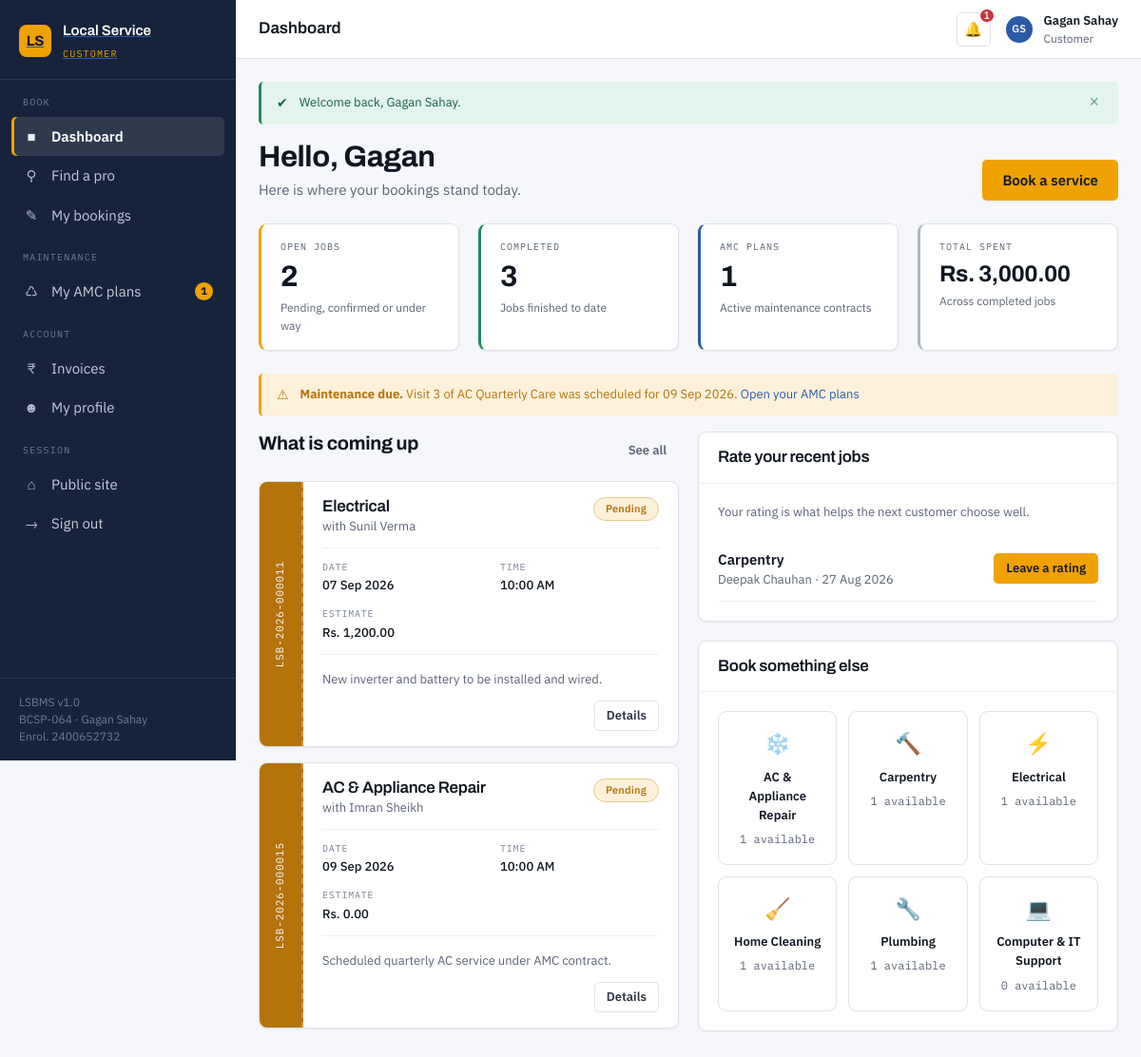
/customer/dashboard.php (signed in), run on the app's committed database.
### tables this page shows
CREATE TABLE maintenance_visits (
    visit_id           INT UNSIGNED NOT NULL AUTO_INCREMENT,
    contract_id        INT UNSIGNED NOT NULL,
    booking_id         INT UNSIGNED     NULL COMMENT 'Set when the visit is converted to a booking',
    visit_number       TINYINT UNSIGNED NOT NULL,
    scheduled_date     DATE         NOT NULL,
    completed_date     DATE             NULL,
    status             ENUM('scheduled','due','completed','missed') NOT NULL DEFAULT 'scheduled',
    technician_remarks VARCHAR(255)     NULL,
    created_at         DATETIME     NOT NULL DEFAULT CURRENT_TIMESTAMP,

    PRIMARY KEY (visit_id),
    UNIQUE  KEY uq_visit_contract_no (contract_id, visit_number),
    KEY idx_visit_booking   (booking_id),
    KEY idx_visit_status    (status),
    KEY idx_visit_scheduled (scheduled_date),

    CONSTRAINT fk_visit_contract
        FOREIGN KEY (contract_id) REFERENCES maintenance_contracts (contract_id)
        ON DELETE CASCADE  ON UPDATE CASCADE,
    CONSTRAINT fk_visit_booking
        FOREIGN KEY (booking_id)  REFERENCES bookings (booking_id)
        ON DELETE SET NULL ON UPDATE CASCADE
);

CREATE TABLE maintenance_plans (
    plan_id         INT UNSIGNED NOT NULL AUTO_INCREMENT,
    category_id     INT UNSIGNED NOT NULL,
    plan_name       VARCHAR(120) NOT NULL,
    description     TEXT             NULL,
    frequency       ENUM('monthly','quarterly','half_yearly','yearly') NOT NULL DEFAULT 'quarterly',
    visits_per_year TINYINT UNSIGNED NOT NULL DEFAULT 4,
    price           DECIMAL(10,2) NOT NULL DEFAULT 0.00,
    duration_months TINYINT UNSIGNED NOT NULL DEFAULT 12,
    is_active       TINYINT(1)   NOT NULL DEFAULT 1,
    created_at      DATETIME     NOT NULL DEFAULT CURRENT_TIMESTAMP,

    PRIMARY KEY (plan_id),
    KEY idx_plans_category (category_id),
    CONSTRAINT fk_plans_category
        FOREIGN KEY (category_id) REFERENCES categories (category_id)
        ON DELETE RESTRICT ON UPDATE CASCADE
);

CREATE TABLE bookings (
    booking_id          INT UNSIGNED NOT NULL AUTO_INCREMENT,
    booking_code        VARCHAR(20)  NOT NULL,
    user_id             INT UNSIGNED NOT NULL COMMENT 'The customer raising the request',
    provider_id         INT UNSIGNED NOT NULL,
    service_id          INT UNSIGNED     NULL COMMENT 'NULL when booked directly against a provider',
    booking_date        DATE         NOT NULL,
    booking_time        TIME         NOT NULL,
    duration_minutes    SMALLINT UNSIGNED NOT NULL DEFAULT 60,
    service_address     VARCHAR(255) NOT NULL,
    city                VARCHAR(60)      NULL,
    pincode             VARCHAR(6)       NULL,
    problem_description TEXT             NULL,
    status              ENUM('pending','confirmed','in_progress','completed','cancelled','rejected')
                        NOT NULL DEFAULT 'pending',
    estimated_cost      DECIMAL(10,2) NOT NULL DEFAULT 0.00,
    final_cost          DECIMAL(10,2)     NULL,
    cancellation_reason VARCHAR(255)      NULL,
    is_maintenance      TINYINT(1)   NOT NULL DEFAULT 0 COMMENT '1 = auto-raised by an AMC contract',
    created_at          DATETIME     NOT NULL DEFAULT CURRENT_TIMESTAMP,
    updated_at          DATETIME     NOT NULL DEFAULT CURRENT_TIMESTAMP ON UPDATE CURRENT_TIMESTAMP,

    PRIMARY KEY (booking_id),
    UNIQUE  KEY uq_bookings_code (booking_code),
    KEY idx_bookings_user     (user_id),
    KEY idx_bookings_provider (provider_id),
    KEY idx_bookings_service  (service_id),
    KEY idx_bookings_status   (status),
    KEY idx_bookings_date     (booking_date),
     
     
    KEY idx_bookings_slot     (provider_id, booking_date, booking_time),

    CONSTRAINT fk_bookings_user
        FOREIGN KEY (user_id)     REFERENCES users (user_id)
        ON DELETE CASCADE  ON UPDATE CASCADE,
    CONSTRAINT fk_bookings_provider
        FOREIGN KEY (provider_id) REFERENCES providers (provider_id)
        ON DELETE CASCADE  ON UPDATE CASCADE,
    CONSTRAINT fk_bookings_service
        FOREIGN KEY (service_id)  REFERENCES services (service_id)
        ON DELETE SET NULL ON UPDATE CASCADE
);

CREATE TABLE categories (
    category_id    INT UNSIGNED  NOT NULL AUTO_INCREMENT,
    category_name  VARCHAR(80)   NOT NULL,
    description    VARCHAR(255)      NULL,
    icon           VARCHAR(40)       NULL  COMMENT 'Emoji / icon shown on the landing page',
    is_active      TINYINT(1)    NOT NULL DEFAULT 1,
    created_at     DATETIME      NOT NULL DEFAULT CURRENT_TIMESTAMP,

    PRIMARY KEY (category_id),
    UNIQUE  KEY uq_categories_name (category_name)
);

CREATE TABLE users (
    user_id        INT UNSIGNED  NOT NULL AUTO_INCREMENT,
    full_name      VARCHAR(100)  NOT NULL,
    email          VARCHAR(150)  NOT NULL,
    password_hash  VARCHAR(255)  NOT NULL  COMMENT 'bcrypt output of password_hash(); never plaintext',
    phone          VARCHAR(15)   NOT NULL,
    address        VARCHAR(255)      NULL,
    city           VARCHAR(60)       NULL,
    pincode        VARCHAR(6)        NULL,
    profile_photo  VARCHAR(255)      NULL  COMMENT 'Relative path under assets/uploads/',
    role           ENUM('customer','provider','admin') NOT NULL DEFAULT 'customer',
    status         ENUM('active','suspended')          NOT NULL DEFAULT 'active',
    created_at     DATETIME      NOT NULL DEFAULT CURRENT_TIMESTAMP,
    updated_at     DATETIME      NOT NULL DEFAULT CURRENT_TIMESTAMP ON UPDATE CURRENT_TIMESTAMP,

    PRIMARY KEY (user_id),
    UNIQUE  KEY uq_users_email (email),
    KEY     idx_users_role     (role),
    KEY     idx_users_city     (city)
);

### customer/dashboard.php (the view, shortened to what the rows shown need)
<?php
$pdo    = db();
$userId = current_user_id();
$stmt = $pdo->prepare(
    "SELECT b.*, u.full_name AS provider_name, c.category_name
       FROM bookings b
       JOIN providers  p ON p.provider_id = b.provider_id
       JOIN users      u ON u.user_id     = p.user_id
       JOIN categories c ON c.category_id = p.category_id
      WHERE b.user_id = :uid
        AND b.status IN ('pending','confirmed','in_progress')
      ORDER BY b.booking_date ASC, b.booking_time ASC
      LIMIT 4"
);
$stmt->execute([':uid' => $userId]);
$upcoming = $stmt->fetchAll();
$stmt = $pdo->prepare(
    "SELECT b.booking_id, b.booking_code, b.booking_date, u.full_name AS provider_name, c.category_name
       FROM bookings b
       JOIN providers  p ON p.provider_id = b.provider_id
       JOIN users      u ON u.user_id     = p.user_id
       JOIN categories c ON c.category_id = p.category_id
       LEFT JOIN feedback f ON f.booking_id = b.booking_id
      WHERE b.user_id = :uid
        AND b.status  = 'completed'
        AND f.feedback_id IS NULL
      ORDER BY b.booking_date DESC
      LIMIT 3"
);
$stmt->execute([':uid' => $userId]);
$awaitingReview = $stmt->fetchAll();
$stmt = $pdo->prepare(
    "SELECT v.visit_id, v.visit_number, v.scheduled_date,
            mc.contract_code, mp.plan_name, u.full_name AS provider_name
       FROM maintenance_visits    v
       JOIN maintenance_contracts mc ON mc.contract_id = v.contract_id
       JOIN maintenance_plans     mp ON mp.plan_id     = mc.plan_id
       JOIN providers             p  ON p.provider_id  = mc.provider_id
       JOIN users                 u  ON u.user_id      = p.user_id
      WHERE mc.user_id = :uid
        AND v.status   = 'due'
      ORDER BY v.scheduled_date ASC"
);
$stmt->execute([':uid' => $userId]);
$dueVisits = $stmt->fetchAll();
$categories = $pdo->query(
    "SELECT c.category_id, c.category_name, c.icon, COUNT(p.provider_id) AS n
       FROM categories c
       LEFT JOIN providers p ON p.category_id = c.category_id AND p.verification_status = 'verified'
      WHERE c.is_active = 1
      GROUP BY c.category_id, c.category_name, c.icon
      ORDER BY n DESC, c.category_name
      LIMIT 6"
)->fetchAll();
include __DIR__ . '/../includes/header.php';
?>
<?php if ($dueVisits): ?>
    <div class="alert alert--warning" role="alert">
        <span class="alert__icon">&#9888;</span>
        <span class="alert__text">
            <strong>Maintenance due.</strong>
            <?php foreach ($dueVisits as $v): ?>
                Visit <?= (int) $v['visit_number'] ?> of <?= e($v['plan_name']) ?>
                was scheduled for <?= e(show_date($v['scheduled_date'])) ?>.
            <?php endforeach; ?>
            <a href="<?= e(BASE_URL) ?>customer/maintenance.php">Open your AMC plans</a>
        </span>
    </div>
<?php endif; ?>
<div class="grid grid--2" style="align-items:start">
    <section>
        <div class="page-head" style="margin-bottom:var(--sp-4)">
            <h2 style="font-size:var(--text-lg)">What is coming up</h2>
        </div>
        <?php if (!$upcoming): ?>
            <div class="card">
                <div class="empty">
                    <div class="empty__icon" aria-hidden="true">&#128197;</div>
                    <h3>No bookings yet</h3>
                    <p>When you book a professional, the job will appear here so you can follow its progress.</p>
                    <a class="btn btn--accent" href="<?= e(BASE_URL) ?>customer/search.php">Find a professional</a>
                </div>
            </div>
        <?php else: ?>
            <?php foreach ($upcoming as $b): ?>
                <article class="jobcard">
                    <div class="jobcard__stub jobcard__stub--<?= e($b['status']) ?>">
                        <span class="jobcard__code"><?= e($b['booking_code']) ?></span>
                    </div>
                    <div class="jobcard__body">
                        <div class="jobcard__top">
                            <div>
                                <h3 class="jobcard__title"><?= e($b['category_name']) ?></h3>
                                <div class="jobcard__sub">with <?= e($b['provider_name']) ?></div>
                            </div>
                            <?= status_badge($b['status']) ?>
                        </div>
                        <dl class="jobcard__facts">
                            <div><dt>Date</dt><dd><?= e(show_date($b['booking_date'])) ?></dd></div>
                            <div><dt>Time</dt><dd><?= e(show_time($b['booking_time'])) ?></dd></div>
                            <div><dt>Estimate</dt><dd><?= e(money($b['estimated_cost'])) ?></dd></div>
                        </dl>
                        <div class="jobcard__foot">
                            <span class="text-small text-muted"><?= e(excerpt($b['problem_description'], 54)) ?></span>
                            <div class="btn-row">
                                <a class="btn btn--outline btn--sm"
                                   href="<?= e(BASE_URL) ?>customer/my-bookings.php#b<?= (int) $b['booking_id'] ?>">Details</a>
                            </div>
                        </div>
                    </div>
                </article>
            <?php endforeach; ?>
        <?php endif; ?>
    </section>
    <div>
        <?php if ($awaitingReview): ?>
        <section class="card">
            <div class="card__body">
                <?php foreach ($awaitingReview as $r): ?>
                    <div class="jobcard__foot" style="padding:var(--sp-3) 0;border-bottom:1px solid var(--line-soft)">
                        <div>
                            <div style="font-weight:600;color:var(--ink-900)"><?= e($r['category_name']) ?></div>
                            <div class="text-small text-muted">
                                <?= e($r['provider_name']) ?> &middot; <?= e(show_date($r['booking_date'])) ?>
                            </div>
                        </div>
                        <div class="btn-row">
                            <a class="btn btn--accent btn--sm"
                               href="<?= e(BASE_URL) ?>customer/feedback.php?booking=<?= (int) $r['booking_id'] ?>">
                                Leave a rating
                            </a>
                        </div>
                    </div>
                <?php endforeach; ?>
            </div>
        </section>
        <?php endif; ?>
        <section class="card">
            <div class="card__body">
                <div class="cat-grid" style="grid-template-columns:repeat(auto-fill,minmax(120px,1fr));gap:var(--sp-3)">
                    <?php foreach ($categories as $c): ?>
                        <a class="cat-tile" style="padding:var(--sp-4)"
                           href="<?= e(BASE_URL) ?>customer/search.php?category=<?= (int) $c['category_id'] ?>">
                            <div class="cat-tile__icon" style="font-size:22px" aria-hidden="true"><?= e($c['icon']) ?></div>
                            <span class="cat-tile__name" style="font-size:var(--text-sm)"><?= e($c['category_name']) ?></span>
                            <span class="cat-tile__count"><?= (int) $c['n'] ?> available</span>
                        </a>
                    <?php endforeach; ?>
                </div>
            </div>
        </section>
    </div>
</div>
<?php include __DIR__ . '/../includes/footer.php'; ?>

### includes/functions.php (shortened to what the rows shown need)
<?php
function e($value): string
{
    return htmlspecialchars((string) ($value ?? ''), ENT_QUOTES | ENT_SUBSTITUTE, 'UTF-8');
}
function money($amount): string
{
    return CURRENCY . ' ' . number_format((float) $amount, 2);
}
function show_date(?string $date): string
{
    return $date ? date(DATE_FORMAT, strtotime($date)) : '--';
}
function show_time(?string $time): string
{
    return $time ? date(TIME_FORMAT, strtotime($time)) : '--';
}
function status_badge(string $status): string
{
    $labels = [
        'pending'     => 'Pending',
        'confirmed'   => 'Confirmed',
        'in_progress' => 'In Progress',
        'completed'   => 'Completed',
        'cancelled'   => 'Cancelled',
        'rejected'    => 'Rejected',
        'active'      => 'Active',
        'suspended'   => 'Suspended',
        'verified'    => 'Verified',
        'expired'     => 'Expired',
        'scheduled'   => 'Scheduled',
        'due'         => 'Due',
        'missed'      => 'Missed',
        'paid'        => 'Paid',
        'refunded'    => 'Refunded',
    ];
    $label = $labels[$status] ?? ucfirst(str_replace('_', ' ', $status));
    return '<span class="badge badge--' . e($status) . '">' . e($label) . '</span>';
}
function excerpt(?string $text, int $limit = 60): string
{
    $text = trim((string) $text);
    if (mb_strlen($text) <= $limit) {
        return $text;
    }
    return mb_substr($text, 0, $limit) . '...';
}

### data on the page
maintenance_visits: visit_number "3", maintenance_plans.plan_name "AC Quarterly Care", scheduled_date "09 Sep 2026"
bookings: booking_code "LSB-2026-000011", categories.category_name "Electrical", users.full_name "Sunil Verma", status "Pending", booking_date "07 Sep 2026", booking_time "10:00 AM", estimated_cost "Rs. 1,200.00", problem_description "New inverter and battery to be installed and wired."
bookings: booking_code "LSB-2026-000015", categories.category_name "AC & Appliance Repair", users.full_name "Imran Sheikh", status "Pending", booking_date "09 Sep 2026", booking_time "10:00 AM", estimated_cost "Rs. 0.00", problem_description "Scheduled quarterly AC service under AMC contract."
bookings: categories.category_name "Carpentry", users.full_name "Deepak Chauhan", booking_date "27 Aug 2026"
categories: icon "❄️", category_name "AC & Appliance Repair", n "1"
categories: icon "🔨", category_name "Carpentry", n "1"
categories: icon "⚡", category_name "Electrical", n "1"
categories: icon "🧹", category_name "Home Cleaning", n "1"
categories: icon "🔧", category_name "Plumbing", n "1"
categories: icon "💻", category_name "Computer & IT Support", n "0"

### other printed values
$roleLabels[$role] "CUSTOMER"
$groupName "BOOK"
$icon "■"
$label "Dashboard"
$icon "⚲"
$label "Find a pro"
$icon "✎"
$label "My bookings"
$groupName "MAINTENANCE"
$icon "♺"
$label "My AMC plans"
$count "1"
$groupName "ACCOUNT"
$icon "₹"
$label "Invoices"
